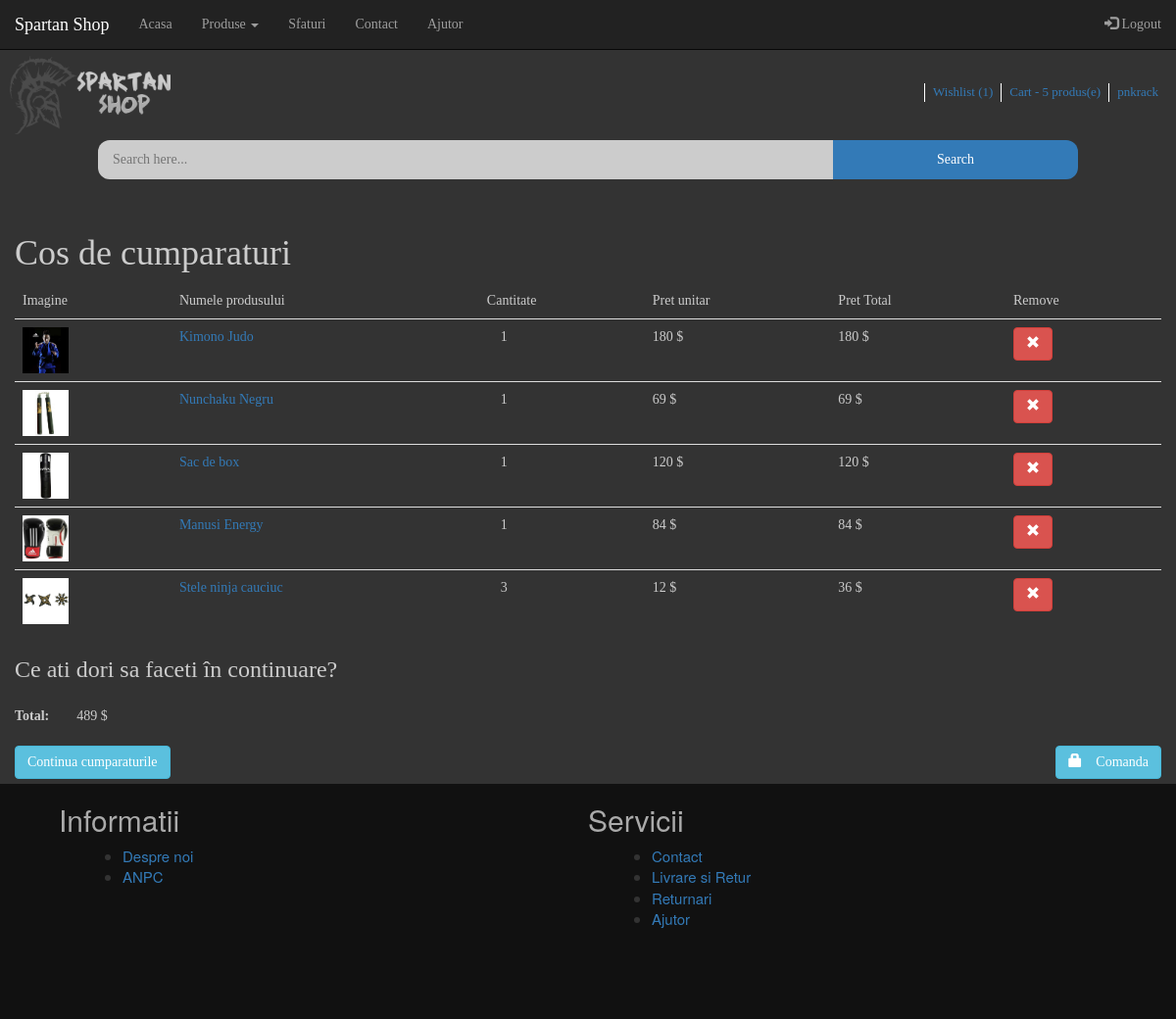
Before: /cos_cumparaturi.php (signed in) with the older database file.
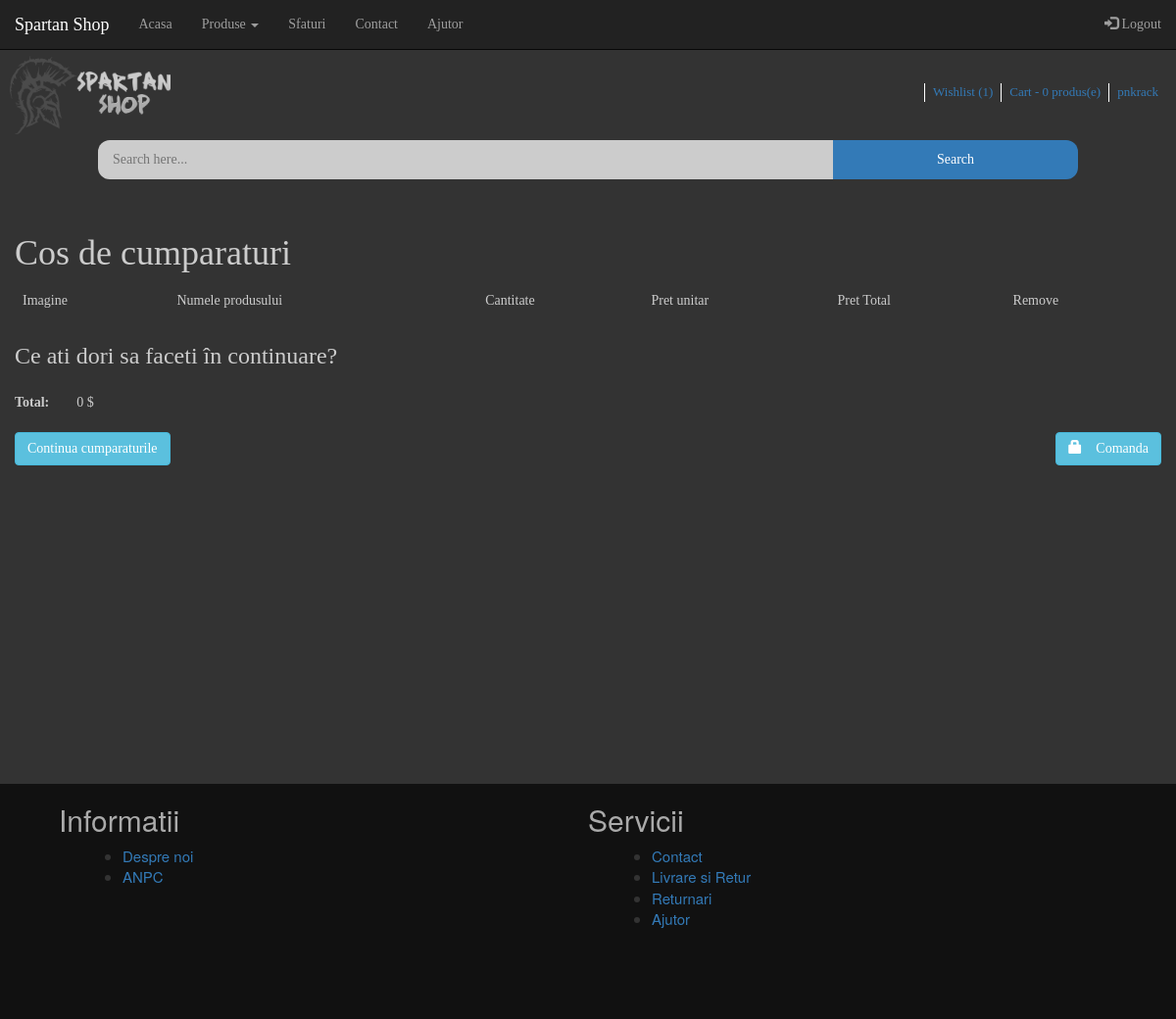
After: the same page with the newer database file.
### tables this page shows
CREATE TABLE `cos` (
  `id` int(11) NOT NULL,
  `user_id` int(11) NOT NULL,
  `produs_id` int(11) NOT NULL,
  `cantitate` int(11) NOT NULL
);

CREATE TABLE `produse` (
  `id` int(11) NOT NULL,
  `nume_produs` varchar(50) NOT NULL,
  `producator` varchar(50) NOT NULL,
  `pret` float NOT NULL,
  `caracteristici` text NOT NULL,
  `detalii_tehnice` text NOT NULL,
  `categorie_id` int(11) NOT NULL,
  `stoc` int(11) NOT NULL,
  `poza_nume` varchar(50) NOT NULL
);

### cos_cumparaturi.php (the view, shortened to what this page needs)
<?php include "include/header.php";?>
<div class="container-prodshow">
    <div id="content" class="col-md-12">
        <h1 style="margin-top: 50px;">Cos de cumparaturi</h1>
            <div class="cart-info">
                <table class="table">
                    <thead>
                        <tr>
                            <td class="image hidden-xs">Imagine</td>
                            <td class="name">Numele produsului</td>
                            <td class="quantity">Cantitate</td>
                            <td class="price">Pret unitar</td>
                            <td class="total">Pret Total</td>
                            <td class="total">Remove</td>
                        </tr>
                    </thead>
                    <tbody>
                        <?php
                            if(isset($_SESSION['u_id'])){
                                include 'include/dbh.inc.php';
                                $user_id = $_SESSION['u_id'];
                                $sql = "SELECT cos.produs_id, cos.cantitate, produse.nume_produs, produse.pret, produse.poza_nume
                                        FROM cos
                                        INNER JOIN produse ON cos.produs_id=produse.id
                                        WHERE cos.user_id = $user_id";
                                $result = mysqli_query($conn, $sql);
                                $total_sum = 0;
                                while($row = mysqli_fetch_assoc($result))
                                {
                                    $db_photo = $row['poza_nume'];
                                    $db_prodid = $row['produs_id'];
                                    $db_cant = $row['cantitate'];
                                    $db_numeprod = $row['nume_produs'];
                                    $db_pret = $row['pret'];
                                    $db_total = $db_cant*$db_pret;
                                    $total_sum = $total_sum + $db_total;
                                    echo '<tr>
                                            <td class="image hidden-xs">
                                                <a href="#"><img src="'.$db_photo.'" alt="'.$db_numeprod.'" title="'.$db_numeprod.'" style="width:47px; height: 47px"></a>
                                            </td>
                                            <td class="name">
                                                <a href="./produs_pres.php?id_prod='.$db_prodid.'">'.$db_numeprod.'</a>
                                            </td>
                                            <td class="quantity">&emsp;'.$db_cant.'</td>
                                            <td class="price">'.$db_pret.' $</td>
                                            <td class="total">'.$db_total.' $</td>
                                            <td>
                                                <div class="btn-group">
                                                    <form action="include/deleteitem.inc.php?id_prod='.$db_prodid.'" method="post"><button type="submit" class="btn btn-danger" alt="Delete" title="Delete"><span class="glyphicon glyphicon-remove"></span></button></form>
                                                </div>
                                            </td>
                                        </tr>';
                                }
                            }
                        ?>
                    </tbody>
                </table>
            </div>
        <h3 style="margin:25px 0px">Ce ati dori sa faceti în continuare?</h3>
        <div class="cart-total">
            <table id="total" style="margin-bottom: 20px">
                <tbody>
                    <tr>
                        <td class="right"><strong>Total:&emsp;&emsp;</strong></td>
                        <td class="right">
                        <?php
                            if(isset($_SESSION['u_id']))
                            {
                                echo $total_sum;
                            }else{
                                echo 0;
                            }?> $
                        </td>
                    </tr>
                </tbody></table>
        </div>
        <?php
        if(isset($_SESSION['u_id'])){
            echo '<div class="pull-right">
                    <form action="include/finishcart.inc.php" method="post">
                        <button type="submit" class="btn btn-info" alt="Comanda" title="Comanda"><span class="glyphicon glyphicon-lock"></span>&emsp;Comanda</button>
                    </form>
                </div>
                <div class="pull-center"><a href="./produse.php" class="btn btn-info">Continua cumparaturile</a></div>';
        }
        else{
            echo '<div class="pull-center"><a href="./login.php" class="btn btn-info">Login</a></div>';
        }
        ?>
    </div>
</div>
<?php include "include/footer.php";?>

### include/header.php (shortened to what this page needs)
<!DOCTYPE html>
<html lang="en">
<head>
    <link rel="stylesheet" href="css/style.css" type="text/css">
    <link rel="stylesheet" href="https://maxcdn.bootstrapcdn.com/bootstrap/3.3.7/css/bootstrap.min.css">
    <link rel="stylesheet" href="bootstrap/css/style.css">
    <link rel="stylesheet" href="css/jquery.bxslider.css" type="text/css">
</head>
<body>
    <div id="wrapper">
        <div id="header">
            <nav class="navbar navbar-inverse navbar-static-top">
                <div class="container-fluid">
                    <div class="navbar-header">
                        <a class="navbar-brand" href="./index.php">Spartan Shop</a>
                    </div>
                    <div class="collapse navbar-collapse" id="myNavbar">
                        <ul class="nav navbar-nav">
                            <li id="navbar_li_acasa"><a href="./index.php">Acasa</a></li>
                            <li id="navbar_li_produse" class="dropdown">
                                <a class="dropdown-toggle" data-toggle="dropdown" href="#">Produse <span class="caret"></span></a>
                            </li>
                            <li id="navbar_li_sfaturi"><a href="./sfaturi.php">Sfaturi</a></li>
                            <li id="navbar_li_contact"><a href="./contact.php">Contact</a></li>
                            <li id="navbar_li_ajutor"><a href="./politica_firmei.php">Ajutor</a></li>
                        </ul>
                        <?php
                            if(isset($_SESSION['u_id'])){
                                echo '<ul class="nav navbar-nav navbar-right">
                                        <li><a href="include/logout.inc.php"><span class="glyphicon glyphicon-log-in"></span> Logout</a></li>
                                    </ul>';
                            }else{
                                echo '<ul class="nav navbar-nav navbar-right">
                                        <li><a href="./register.php"><span class="glyphicon glyphicon-user"></span> Sign Up</a></li>
                                        <li><a href="./login.php"><span class="glyphicon glyphicon-log-in"></span> Login</a></li>
                                    </ul>';
                            }
                        ?>
                    </div>
                </div>
            </nav>
            <div id="main-header">
                <div id="logo">
                    <a href="./index.php"><img class="logoImageCls" src="images/logo_final.png" alt="Logo image"></a>
                </div>
                <div id="user-menu">
                   <?php
                        if(isset($_SESSION['u_id'])){
                            include 'include/dbh.inc.php';
                            $u_idd = $_SESSION['u_id'];
                            $u_name = $_SESSION['u_email'];
                            $u_nameCut = strtok($u_name, '@');
                            $sql = "SELECT COUNT(*) FROM cos WHERE user_id = $u_idd";
                            $result = mysqli_query($conn, $sql);
                            $items_cart = 0;
                            if($row = mysqli_fetch_assoc($result))
                            {
                                $items_cart = $row['COUNT(*)'];
                            }
                            $sql = "SELECT COUNT(*) FROM wishlist WHERE user_id = $u_idd";
                            $result = mysqli_query($conn, $sql);
                            $items_wishlist = 0;
                            if($row = mysqli_fetch_assoc($result))
                            {
                                $items_wishlist = $row['COUNT(*)'];
                            }
                            echo '  <li id="user-menu-wish"><a href="./wishlist.php">Wishlist ('.$items_wishlist.')</a></li>
                                    <li id="user-menu-cart"><a href="./cos_cumparaturi.php">Cart - '.$items_cart.' produs(e)</a></li>
                                    <li id="user-menu-user"><a href="./contul_meu.php">'.$u_nameCut.'</a></li>';
                        }else{
                            echo '  <li id="user-menu-wish"><a href="./wishlist.php">Wishlist (0)</a></li>
                                    <li id="user-menu-cart"><a href="./cos_cumparaturi.php">Cart - 0 produs(e)</a></li>
                                    <li id="user-menu-user"><a href="./register.php">Username</a></li>';
                        }
                    ?>
                </div>
            </div>
            <div id="post-header">
                <div id="search-container">
                   <form action="include/search.inc.php" method="post">
                       <input class="search-area" type="text" name="textSearch" placeholder="Search here...">
                       <input class="search-btn" type="submit" name="submit" value="Search">
                   </form>
                </div>
            </div>
        </div>

### include/footer.php (shortened to what this page needs)
    </div>
    <div id="footer">
        <div class="container-footer">
            <div class="footer_sub_1">
               <h2>Informatii</h2>
               <ul>
                   <li><a href="./index.php">Despre noi</a></li>
                   <li><a href="http://www.anpc.gov.ro/" target="_blank">ANPC</a></li>
               </ul>
            </div>
            <div class="footer_sub_1">
               <h2>Servicii</h2>
               <ul>
                   <li><a href="./contact.php">Contact</a></li>
                   <li><a href="./politica_firmei.php">Livrare si Retur</a></li>
                   <li><a href="./politica_firmei.php">Returnari</a></li>
                   <li><a href="./politica_firmei.php">Ajutor</a></li>
               </ul>
            </div>
        </div>
    </div>
</body>
</html>

### css/style.css (style rules this page uses)
html, body { height: 100%; margin: 0; }
body { background-color: #333333 !important; }
#wrapper { font-family: tahoma; margin-top: 0px; min-height: 1000px; min-height: 100%; margin-bottom: 0px !important; }
.navbar { margin-bottom: 6px !important; }
#main-header { width:100%; height: 80px; background: #333333; float: left; position: relative; }
#logo img { display: block; position: absolute; max-width:230px; max-height:80px; width: auto; height: auto; margin-left: 10px; }
#user-menu { float:right; margin-top: 25px; margin-right: 10px; }
#user-menu li { float: left; text-align: center; list-style: none; font-size: 15px; border-left: 1px solid white; transition: all 0.3s ease; padding: 0px 15px; }
#post-header { width:100%; height: 52px; background: #333333; float: left; position: relative; }
#post-header #search-container { position: absolute; background: #333333; width: 100%; float: left; padding: 6px 12px; }
#search-container form { margin: 0px 10%; margin: 0 auto; max-width: 1000px; }
.search-area { width: 75%; height: 40px; background: #cccccc; border: none; border-radius: 12px; border-bottom-right-radius: 0px; border-top-right-radius: 0px; float: left; padding-left: 15px; }
.search-btn { width: 25%; height: 40px; border-radius: 12px; border-bottom-left-radius: 0px; border-top-left-radius: 0px; border: none; color: #fff; background: #337ab7; }
.container-footer { width: 90%; margin: 0 auto; }
#footer { width:100%; height: 240px; min-height: 240px; background: #111111; float: left; }
#footer h2 { color: #aaa }
.footer_sub_1 { width: 50%; float: left; }
.footer_sub_1 ul { margin-left: 25px; }
.footer_sub_1 li { font-size: 15px; transition: all 0.3s ease; }
strong { font-weight: bold; }
@media only screen and (max-width: 1200px) { #user-menu { margin-top: 28px; } }
@media only screen and (max-width: 1200px) { #user-menu li { font-size: 13px; padding: 0px 8px; } }

### cos_cumparaturi.php (style rules this page uses)
.container-prodshow { color: #ccc; margin-bottom: }

Changed rows visible on the page:
removed cos: shows a picture, produs.nume_produs "Kimono Judo", cantitate "1", produs.pret "180"
removed cos: shows a picture, produs.nume_produs "Nunchaku Negru", cantitate "1", produs.pret "69"
removed cos: shows a picture, produs.nume_produs "Sac de box", cantitate "1", produs.pret "120"
removed cos: shows a picture, produs.nume_produs "Manusi Energy", cantitate "1", produs.pret "84"
removed cos: shows a picture, produs.nume_produs "Stele ninja cauciuc", cantitate "3", produs.pret "12", cantitate.pret "36"
Other visible differences:
$items_cart: "5" → "0"
$total_sum: "489" → "0"
